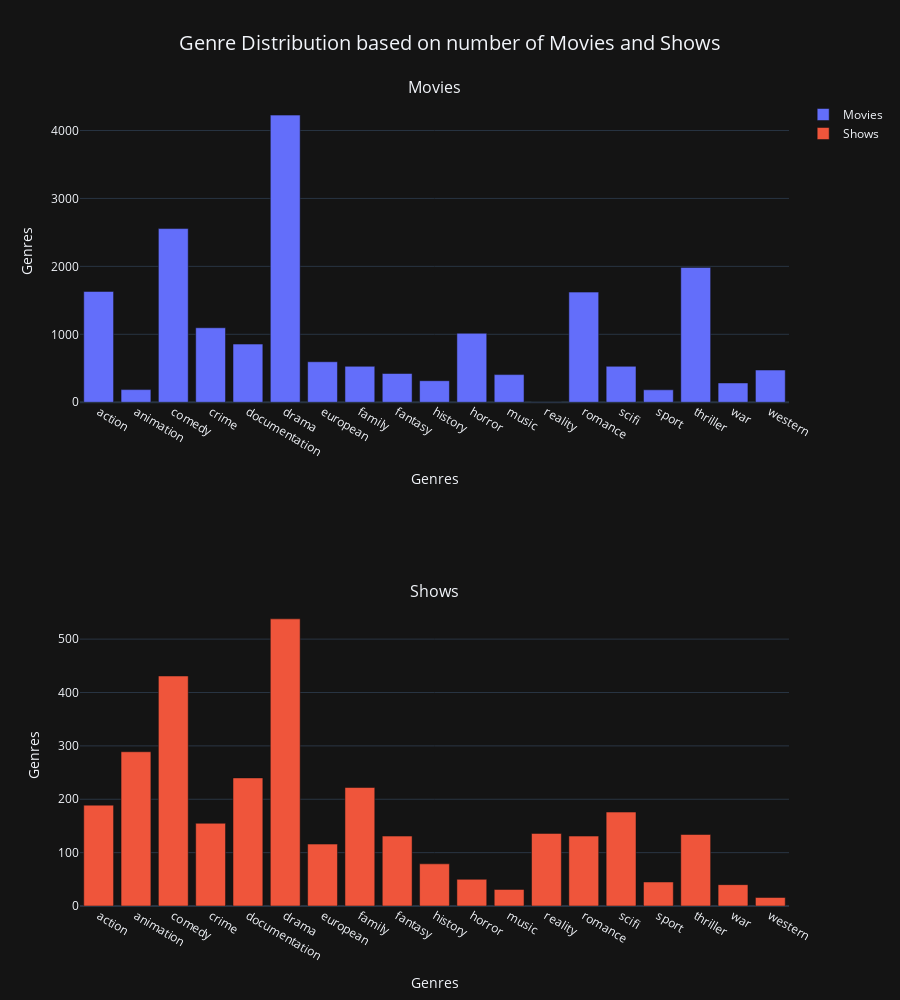

Notebook code cell kept with this figure:
### Markdown cell above
### Genre Distribution based on number of Movies and Shows

### Code cell
movie_dict = {}

for genre in genres:
    movie_dict[genre] = title.query("type == 'MOVIE'")[genre].sum()

movie_dict = dict(sorted(movie_dict.items(), key=lambda x: x[0]))

show_dict = {}

for genre in genres:
    show_dict[genre] = title.query("type == 'SHOW'")[genre].sum()

show_dict = dict(sorted(show_dict.items(), key=lambda x: x[0]))

fig = sp.make_subplots(
    rows = 2,
    cols = 1,
    subplot_titles=['Movies','Shows'],
    specs = [[{'type':'Bar'}],
             [{'type':'Bar'}]]
)

movie_count = go.Bar(
    x=list(movie_dict.keys()),
    y=list(movie_dict.values()),
    name='Movies'
)

show_count = go.Bar(
    x=list(show_dict.keys()),
    y=list(show_dict.values()),
    name='Shows'
)

fig.add_trace(movie_count,row=1,col=1)
fig.update_xaxes(title_text="Genres",row=1,col=1)
fig.update_yaxes(title_text="Genres",row=1,col=1)

fig.add_trace(show_count,row=2,col=1)
fig.update_xaxes(title_text="Genres",row=2,col=1)
fig.update_yaxes(title_text="Genres",row=2,col=1)

fig.update(
    layout_title_text="Genre Distribution based on number of Movies and Shows",
    layout_title_font_size = 20,
    layout_title_x=0.5,
    layout_height = 1000,
    layout_paper_bgcolor='rgb(20,20,20)',
    layout_plot_bgcolor='rgb(20,20,20)'
)

fig.show()

### Figure 1 — Plotly figure (JSON) as saved in the notebook; plotly's stock layout.template omitted (floating-point values rounded to 4 significant figures)
{"data": [{"name": "Movies", "type": "bar", "x": ["action", "animation", "comedy", "crime", "documentation", "drama", "european", "family", "fantasy", "history", "horror", "music", "reality", "romance", "scifi", "sport", "thriller", "war", "western"], "xaxis": "x", "y": [1631, 186, 2556, 1096, 856, 4226, 596, 529, 423, 317, 1015, 407, 2, 1621, 529, 183, 1985, 284, 474], "yaxis": "y"}, {"name": "Shows", "type": "bar", "x": ["action", "animation", "comedy", "crime", "documentation", "drama", "european", "family", "fantasy", "history", "horror", "music", "reality", "romance", "scifi", "sport", "thriller", "war", "western"], "xaxis": "x2", "y": [189, 289, 431, 155, 240, 538, 116, 222, 131, 79, 50, 31, 136, 131, 176, 45, 134, 40, 16], "yaxis": "y2"}], "layout": {"annotations": [{"font": {"size": 16}, "showarrow": false, "text": "Movies", "x": 0.5, "xanchor": "center", "xref": "paper", "y": 1, "yanchor": "bottom", "yref": "paper"}, {"font": {"size": 16}, "showarrow": false, "text": "Shows", "x": 0.5, "xanchor": "center", "xref": "paper", "y": 0.375, "yanchor": "bottom", "yref": "paper"}], "height": 1000, "paper_bgcolor": "rgb(20,20,20)", "plot_bgcolor": "rgb(20,20,20)", "title": {"font": {"size": 20}, "text": "Genre Distribution based on number of Movies and Shows", "x": 0.5}, "xaxis": {"anchor": "y", "domain": [0, 1], "title": {"text": "Genres"}}, "xaxis2": {"anchor": "y2", "domain": [0, 1], "title": {"text": "Genres"}}, "yaxis": {"anchor": "x", "domain": [0.625, 1], "title": {"text": "Genres"}}, "yaxis2": {"anchor": "x2", "domain": [0, 0.375], "title": {"text": "Genres"}}}}
